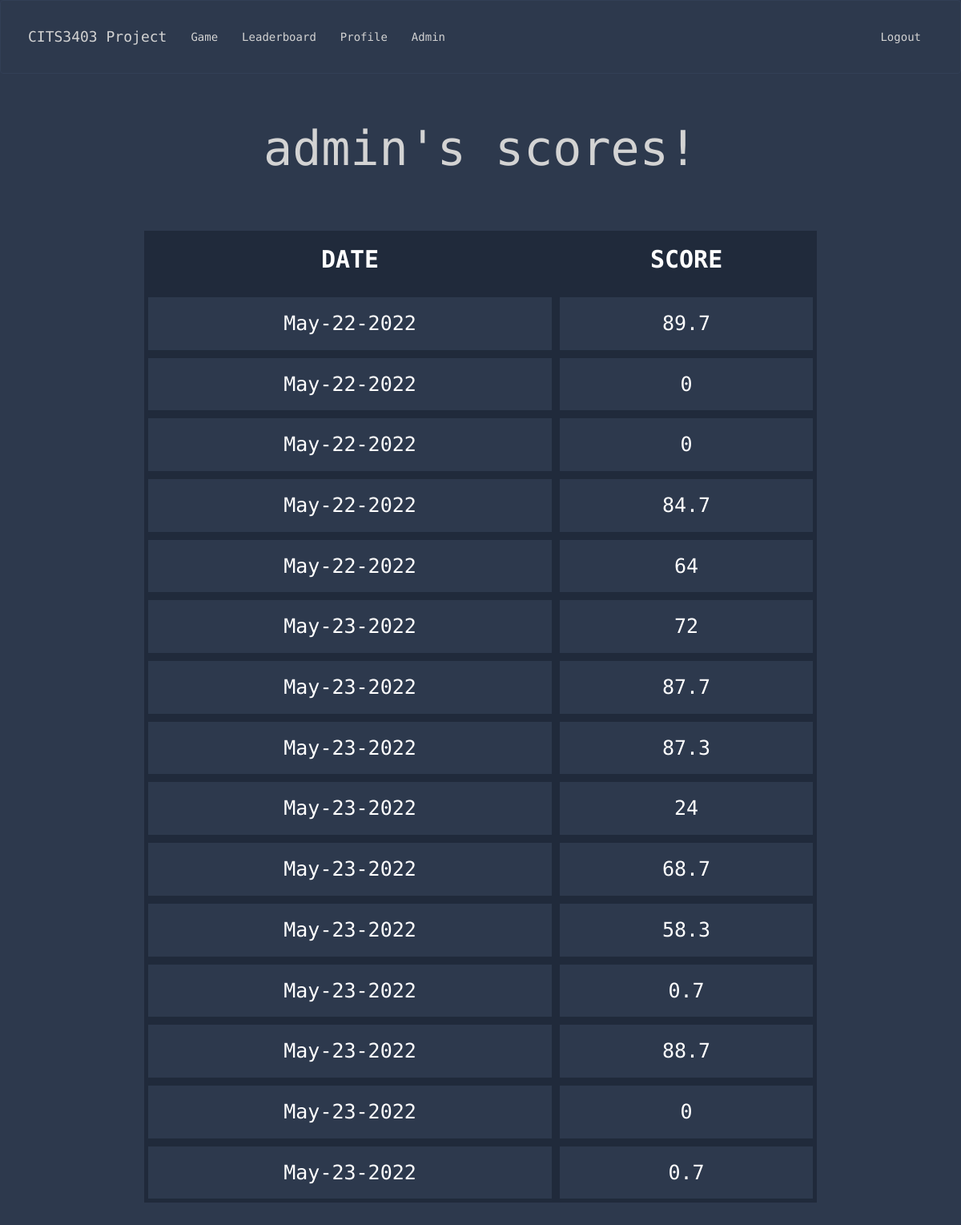
Page /user_stats (signed in) on the committed database.
### app/models.py (models this page shows, shortened)
class User(UserMixin, db.Model):
    id = db.Column(db.Integer, primary_key=True)
    username = db.Column(db.String(64), index=True, unique=True)
    email = db.Column(db.String(120), index=True, unique=True)
    password_hash = db.Column(db.String(128))
    user_stats = db.relationship('Score', backref='user', lazy=True)
    @login.user_loader
    def load_user(id):
        return User.query.get(int(id))

class Score(UserMixin, db.Model):
    id = db.Column(db.Integer, primary_key=True)
    user_score = db.Column(db.Integer)
    user_id = db.Column(db.Integer, db.ForeignKey("user.id"))
    today = date.today()
    format_date = today.strftime("%b-%d-%Y") #strips minutes, formats the date eg May-16-2022
    date = db.Column(db.String, default=format_date)

### app/routes.py (the view)
@app.route('/user_stats')
def user_stats():
    if current_user.is_authenticated: #Show list of stats associated with user IF logged in
        user_id = current_user.id
        my_scores = Score.query.filter_by(user_id=user_id)
        return render_template('user.html', user=my_scores, title="Profile")
    return render_template('user.html', title='Profile')

### app/templates/user.html
{% extends "base.html" %}
{% block content %}
    <h1>{{ current_user.username }}'s scores! </h1>
   <table id="myTable" class="tablesorter">
    <thead>
        <tr>
            <th> DATE </th>
            <th> SCORE </th>
        </tr>
    </thead>
    <tbody>
        {% for user in user %}
            <tr>
                <td> {{ user.date }} </td>
                <td> {{ user.user_score }} </td>
            </tr>
        {% endfor %}
    </tbody>
</table>
</body>
{% endblock %}

### app/static/css/stylesheet.css (style rules this page uses)
head,body { text-align: center; padding-bottom: 50px; }
h1 { padding: 40px; font-size: 60px; }
body { background: #2d394d; color: lightgrey; }
.center, h1 { text-align: center; font-family: 'Source Code Pro', monospace; }
table { border-collapse: separate; font-size: 25px; width: 70%; margin-left: auto; margin-right: auto; margin-top: 30px; font-family: 'Source Code Pro', monospace; }
th, td { border: 5px solid #202a3b; padding: 15px; text-align: center; color: white; margin: none; }
th { font-size: 30px; border-top: none; font-weight: bold; background-color: #202a3b; }

### rows in the picture
User: username "admin"
Score: date "May-22-2022", user_score "89.7"
Score: date "May-22-2022", user_score "0"
Score: date "May-22-2022", user_score "0"
Score: date "May-22-2022", user_score "84.7"
Score: date "May-22-2022", user_score "64"
Score: date "May-23-2022", user_score "72"
Score: date "May-23-2022", user_score "87.7"
Score: date "May-23-2022", user_score "87.3"
Score: date "May-23-2022", user_score "24"
Score: date "May-23-2022", user_score "68.7"
Score: date "May-23-2022", user_score "58.3"
Score: date "May-23-2022", user_score "0.7"
Score: date "May-23-2022", user_score "88.7"
Score: date "May-23-2022", user_score "0"
Score: date "May-23-2022", user_score "0.7"
